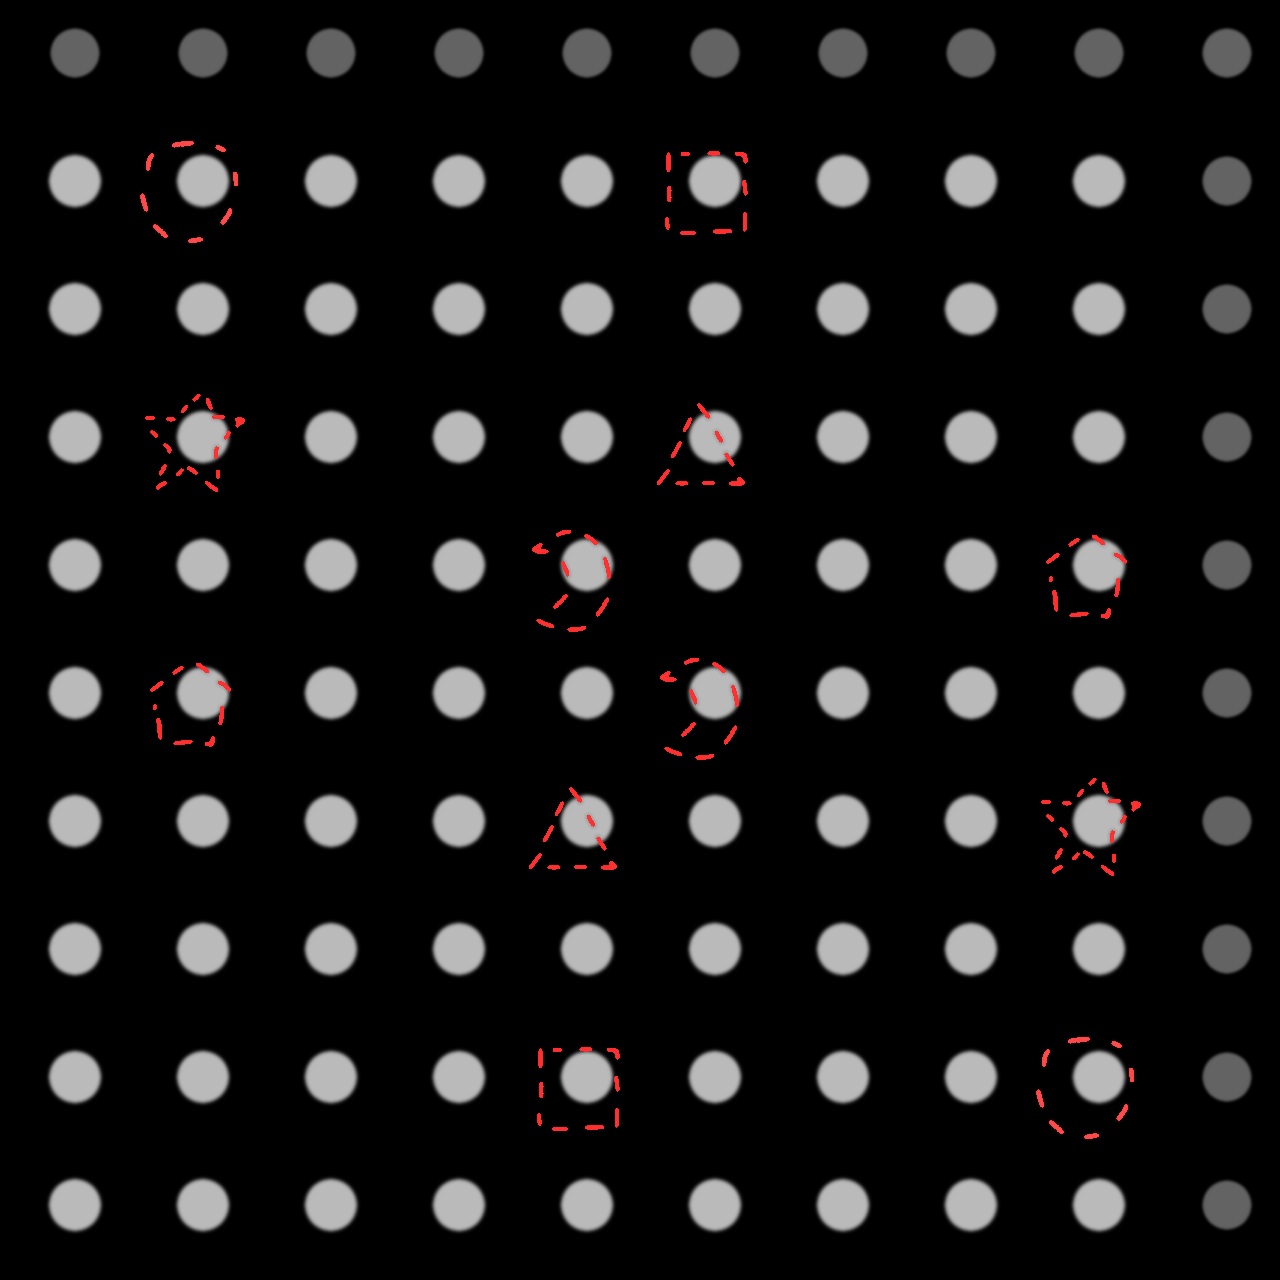

The image is a tile-based game level rendered from a .tmx file. Its description and complete source (layers, tilesets, objects, tile grids) follow:
An orthogonal 10x10 tile map with 128x128 px tiles, 2 tile layers (Map, Teleports), 3 tilesets.

<map version="1.0" orientation="orthogonal" width="10" height="10" tilewidth="128" tileheight="128">
 <tileset firstgid="1" source="Teleports.tsx" />
 <tileset firstgid="7" source="Tiles.tsx" />
 <tileset firstgid="31" source="Border.tsx" />
 <layer name="Map" width="10" height="10">
  <data>
   <tile gid="22" />
   <tile gid="23" />
   <tile gid="23" />
   <tile gid="23" />
   <tile gid="23" />
   <tile gid="23" />
   <tile gid="23" />
   <tile gid="23" />
   <tile gid="23" />
   <tile gid="21" />
   <tile gid="24" />
   <tile gid="29" />
   <tile gid="8" />
   <tile gid="29" />
   <tile gid="8" />
   <tile gid="22" />
   <tile gid="17" />
   <tile gid="21" />
   <tile gid="26" />
   <tile gid="26" />
   <tile gid="24" />
   <tile gid="17" />
   <tile gid="20" />
   <tile gid="8" />
   <tile gid="19" />
   <tile gid="24" />
   <tile gid="17" />
   <tile gid="8" />
   <tile gid="27" />
   <tile gid="26" />
   <tile gid="24" />
   <tile gid="24" />
   <tile gid="8" />
   <tile gid="8" />
   <tile gid="25" />
   <tile gid="26" />
   <tile gid="26" />
   <tile gid="8" />
   <tile gid="8" />
   <tile gid="26" />
   <tile gid="24" />
   <tile gid="17" />
   <tile gid="21" />
   <tile gid="26" />
   <tile gid="8" />
   <tile gid="17" />
   <tile gid="26" />
   <tile gid="8" />
   <tile gid="29" />
   <tile gid="26" />
   <tile gid="24" />
   <tile gid="27" />
   <tile gid="26" />
   <tile gid="26" />
   <tile gid="8" />
   <tile gid="27" />
   <tile gid="8" />
   <tile gid="19" />
   <tile gid="15" />
   <tile gid="26" />
   <tile gid="24" />
   <tile gid="8" />
   <tile gid="26" />
   <tile gid="8" />
   <tile gid="24" />
   <tile gid="8" />
   <tile gid="8" />
   <tile gid="8" />
   <tile gid="26" />
   <tile gid="26" />
   <tile gid="24" />
   <tile gid="29" />
   <tile gid="26" />
   <tile gid="8" />
   <tile gid="15" />
   <tile gid="21" />
   <tile gid="26" />
   <tile gid="21" />
   <tile gid="26" />
   <tile gid="26" />
   <tile gid="24" />
   <tile gid="17" />
   <tile gid="20" />
   <tile gid="8" />
   <tile gid="27" />
   <tile gid="8" />
   <tile gid="27" />
   <tile gid="8" />
   <tile gid="27" />
   <tile gid="26" />
   <tile gid="19" />
   <tile gid="25" />
   <tile gid="25" />
   <tile gid="25" />
   <tile gid="25" />
   <tile gid="25" />
   <tile gid="25" />
   <tile gid="25" />
   <tile gid="25" />
   <tile gid="20" />
  </data>
 </layer>
 <layer name="Teleports" width="10" height="10">
  <data>
   <tile gid="0" />
   <tile gid="0" />
   <tile gid="0" />
   <tile gid="0" />
   <tile gid="0" />
   <tile gid="0" />
   <tile gid="0" />
   <tile gid="0" />
   <tile gid="0" />
   <tile gid="0" />
   <tile gid="0" />
   <tile gid="1" />
   <tile gid="0" />
   <tile gid="0" />
   <tile gid="0" />
   <tile gid="4" />
   <tile gid="0" />
   <tile gid="0" />
   <tile gid="0" />
   <tile gid="0" />
   <tile gid="0" />
   <tile gid="0" />
   <tile gid="0" />
   <tile gid="0" />
   <tile gid="0" />
   <tile gid="0" />
   <tile gid="0" />
   <tile gid="0" />
   <tile gid="0" />
   <tile gid="0" />
   <tile gid="0" />
   <tile gid="5" />
   <tile gid="0" />
   <tile gid="0" />
   <tile gid="0" />
   <tile gid="6" />
   <tile gid="0" />
   <tile gid="0" />
   <tile gid="0" />
   <tile gid="0" />
   <tile gid="0" />
   <tile gid="0" />
   <tile gid="0" />
   <tile gid="0" />
   <tile gid="2" />
   <tile gid="0" />
   <tile gid="0" />
   <tile gid="0" />
   <tile gid="3" />
   <tile gid="0" />
   <tile gid="0" />
   <tile gid="3" />
   <tile gid="0" />
   <tile gid="0" />
   <tile gid="0" />
   <tile gid="2" />
   <tile gid="0" />
   <tile gid="0" />
   <tile gid="0" />
   <tile gid="0" />
   <tile gid="0" />
   <tile gid="0" />
   <tile gid="0" />
   <tile gid="0" />
   <tile gid="6" />
   <tile gid="0" />
   <tile gid="0" />
   <tile gid="0" />
   <tile gid="5" />
   <tile gid="0" />
   <tile gid="0" />
   <tile gid="0" />
   <tile gid="0" />
   <tile gid="0" />
   <tile gid="0" />
   <tile gid="0" />
   <tile gid="0" />
   <tile gid="0" />
   <tile gid="0" />
   <tile gid="0" />
   <tile gid="0" />
   <tile gid="0" />
   <tile gid="0" />
   <tile gid="0" />
   <tile gid="4" />
   <tile gid="0" />
   <tile gid="0" />
   <tile gid="0" />
   <tile gid="1" />
   <tile gid="0" />
   <tile gid="0" />
   <tile gid="0" />
   <tile gid="0" />
   <tile gid="0" />
   <tile gid="0" />
   <tile gid="0" />
   <tile gid="0" />
   <tile gid="0" />
   <tile gid="0" />
   <tile gid="0" />
  </data>
 </layer>
</map>
